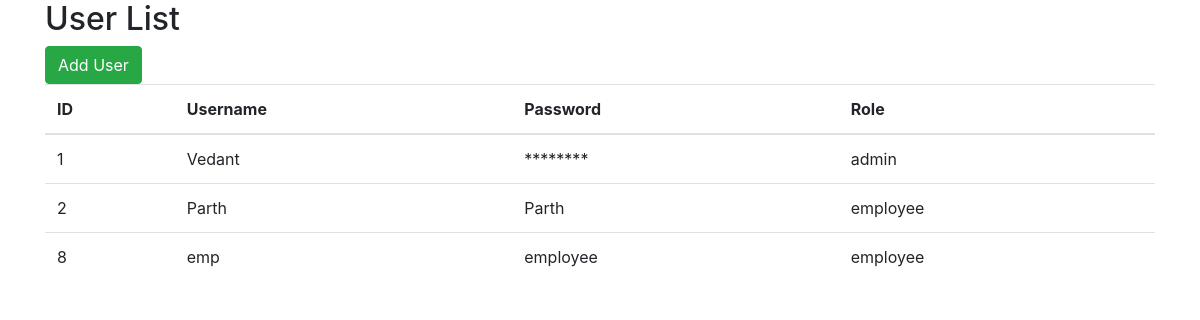
Screenshot of /user.php with the database file from the repository.
### tables this page shows
CREATE TABLE `users` (
  `user_id` int(11) NOT NULL,
  `username` varchar(50) NOT NULL,
  `password` varchar(255) NOT NULL,
  `role` enum('admin','employee') NOT NULL
);

### user.php (the view, shortened to what this page needs)
<?php
include('connection.php');
$users = $conn->query("SELECT * FROM users");
?>
<!DOCTYPE html>
<html lang="en">
<head>
    <link rel="stylesheet" href="https://stackpath.bootstrapcdn.com/bootstrap/4.3.1/css/bootstrap.min.css">
</head>
<body>
    <div class="container">
        <h2>User List</h2>
        <button class="btn btn-success" onclick="toggleAddUserForm()">Add User</button>
        <table class="table">
            <thead>
                <tr>
                    <th>ID</th>
                    <th>Username</th>
                    <th>Password</th>
                    <th>Role</th>
                </tr>
            </thead>
            <tbody>
                <?php while ($user = $users->fetch_assoc()) : ?>
                    <tr>
                        <td><?php echo $user['user_id']; ?></td>
                        <td><?php echo $user['username']; ?></td>
                        <td><?php echo $user['role'] === 'admin' ? '********' : $user['password']; ?></td>
                        <td><?php echo $user['role']; ?></td>
                    </tr>
                <?php endwhile; ?>
            </tbody>
        </table>
    </div>
</body>
</html>

### rows the page displays
users: user_id "1", username "Vedant", role "admin"
users: user_id "2", username "Parth", password "Parth", role "employee"
users: user_id "8", username "emp", password "employee", role "employee"
